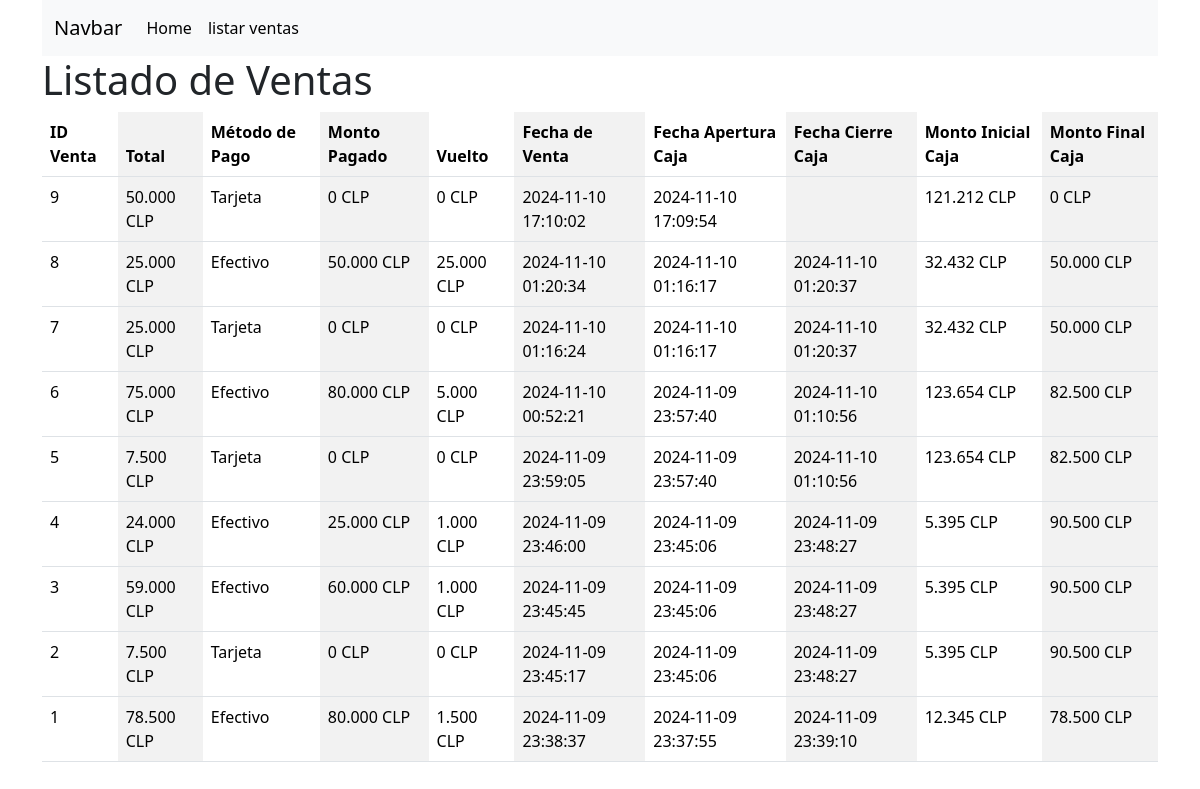
The app's page /listar_ventas.php with its own data.
### tables this page shows
CREATE TABLE `ventas` (
  `id` int NOT NULL,
  `usuario_id` int DEFAULT NULL,
  `fecha` datetime DEFAULT CURRENT_TIMESTAMP,
  `total` int DEFAULT NULL COMMENT 'total de la venta',
  `metodo_pago` enum('efectivo','tarjeta') NOT NULL,
  `vuelto` int DEFAULT NULL COMMENT 'monto que entrega el atendedor',
  `monto_pagado` int DEFAULT NULL COMMENT 'monto con el que paga el comprador\r\n',
  `caja_id` int DEFAULT NULL
);

CREATE TABLE `cajas` (
  `id` int NOT NULL,
  `usuario_id` int NOT NULL,
  `fecha_apertura` datetime DEFAULT CURRENT_TIMESTAMP,
  `fecha_cierre` datetime DEFAULT NULL,
  `monto_inicial` int NOT NULL,
  `monto_final` int DEFAULT '0',
  `estado` enum('abierta','cerrada') DEFAULT 'abierta',
  `total_ventas` int NOT NULL DEFAULT '0'
);

### listar_ventas.php (the view, shortened to what this page needs)
<?php
include 'conexion.php';
$usuario_id = 1;
$sql = "SELECT v.id, v.total, v.metodo_pago, v.monto_pagado, v.vuelto, v.fecha, c.fecha_apertura AS fecha_apertura_caja, c.fecha_cierre AS fecha_cierre_caja, c.monto_inicial, c.monto_final
        FROM ventas v
        INNER JOIN cajas c ON v.caja_id = c.id
        WHERE v.usuario_id = ?
        ORDER BY v.fecha DESC";
$stmt = $conn->prepare($sql);
$stmt->bind_param('i', $usuario_id);
$stmt->execute();
$result = $stmt->get_result();
?>
<!DOCTYPE html>
<html lang="es">
<head>
    <link href="https://cdn.jsdelivr.net/npm/bootstrap@5.3.3/dist/css/bootstrap.min.css" rel="stylesheet">
</head>
<body class="container">
<nav class="navbar navbar-expand-lg bg-body-tertiary">
  <div class="container-fluid">
    <a class="navbar-brand" href="#">Navbar</a>
    <div class="collapse navbar-collapse" id="navbarNavDropdown">
      <ul class="navbar-nav">
        <li class="nav-item">
          <a class="nav-link active" aria-current="page" href="index.php">Home</a>
        </li>
        <li class="nav-item">
          <a class="nav-link active" aria-current="page" href="listar_ventas.php">listar ventas</a>
        </li>
      </ul>
    </div>
  </div>
</nav>
    <h1>Listado de Ventas</h1>
    <?php if ($result->num_rows > 0): ?>
        <table class="table table-striped-columns">
            <thead>
                <tr>
                    <th>ID Venta</th>
                    <th>Total</th>
                    <th>Método de Pago</th>
                    <th>Monto Pagado</th>
                    <th>Vuelto</th>
                    <th>Fecha de Venta</th>
                    <th>Fecha Apertura Caja</th>
                    <th>Fecha Cierre Caja</th>
                    <th>Monto Inicial Caja</th>
                    <th>Monto Final Caja</th>
                </tr>
            </thead>
            <tbody>
                <?php while ($venta = $result->fetch_assoc()): ?>
                    <tr>
                        <td><?php echo $venta['id']; ?></td>
                        <td><?php echo number_format($venta['total'], 0, ',', '.'); ?> CLP</td>
                        <td><?php echo ucfirst($venta['metodo_pago']); ?></td>
                        <td><?php echo number_format($venta['monto_pagado'], 0, ',', '.'); ?> CLP</td>
                        <td><?php echo number_format($venta['vuelto'], 0, ',', '.'); ?> CLP</td>
                        <td><?php echo $venta['fecha']; ?></td>
                        <td><?php echo $venta['fecha_apertura_caja']; ?></td>
                        <td><?php echo $venta['fecha_cierre_caja']; ?></td>
                        <td><?php echo number_format($venta['monto_inicial'], 0, ',', '.'); ?> CLP</td>
                        <td><?php echo number_format($venta['monto_final'], 0, ',', '.'); ?> CLP</td>
                    </tr>
                <?php endwhile; ?>
            </tbody>
        </table>
    <?php else: ?>
        <p>No se encontraron ventas para este usuario.</p>
    <?php endif; ?>
</body>
</html>

### records on screen
ventas: id "9", total "50.000", metodo_pago "Tarjeta", monto_pagado "0", vuelto "0", fecha "2024-11-10 17:10:02", caja.fecha_apertura "2024-11-10 17:09:54", caja.monto_inicial "121.212", caja.monto_final "0"
ventas: id "8", total "25.000", metodo_pago "Efectivo", monto_pagado "50.000", vuelto "25.000", fecha "2024-11-10 01:20:34", caja.fecha_apertura "2024-11-10 01:16:17", caja.fecha_cierre "2024-11-10 01:20:37", caja.monto_inicial "32.432", caja.monto_final "50.000"
ventas: id "7", total "25.000", metodo_pago "Tarjeta", monto_pagado "0", vuelto "0", fecha "2024-11-10 01:16:24", caja.fecha_apertura "2024-11-10 01:16:17", caja.fecha_cierre "2024-11-10 01:20:37", caja.monto_inicial "32.432", caja.monto_final "50.000"
ventas: id "6", total "75.000", metodo_pago "Efectivo", monto_pagado "80.000", vuelto "5.000", fecha "2024-11-10 00:52:21", caja.fecha_apertura "2024-11-09 23:57:40", caja.fecha_cierre "2024-11-10 01:10:56", caja.monto_inicial "123.654", caja.monto_final "82.500"
ventas: id "5", total "7.500", metodo_pago "Tarjeta", monto_pagado "0", vuelto "0", fecha "2024-11-09 23:59:05", caja.fecha_apertura "2024-11-09 23:57:40", caja.fecha_cierre "2024-11-10 01:10:56", caja.monto_inicial "123.654", caja.monto_final "82.500"
ventas: id "4", total "24.000", metodo_pago "Efectivo", monto_pagado "25.000", vuelto "1.000", fecha "2024-11-09 23:46:00", caja.fecha_apertura "2024-11-09 23:45:06", caja.fecha_cierre "2024-11-09 23:48:27", caja.monto_inicial "5.395", caja.monto_final "90.500"
ventas: id "3", total "59.000", metodo_pago "Efectivo", monto_pagado "60.000", vuelto "1.000", fecha "2024-11-09 23:45:45", caja.fecha_apertura "2024-11-09 23:45:06", caja.fecha_cierre "2024-11-09 23:48:27", caja.monto_inicial "5.395", caja.monto_final "90.500"
ventas: id "2", total "7.500", metodo_pago "Tarjeta", monto_pagado "0", vuelto "0", fecha "2024-11-09 23:45:17", caja.fecha_apertura "2024-11-09 23:45:06", caja.fecha_cierre "2024-11-09 23:48:27", caja.monto_inicial "5.395", caja.monto_final "90.500"
ventas: id "1", total "78.500", metodo_pago "Efectivo", monto_pagado "80.000", vuelto "1.500", fecha "2024-11-09 23:38:37", caja.fecha_apertura "2024-11-09 23:37:55", caja.fecha_cierre "2024-11-09 23:39:10", caja.monto_inicial "12.345", caja.monto_final "78.500"
